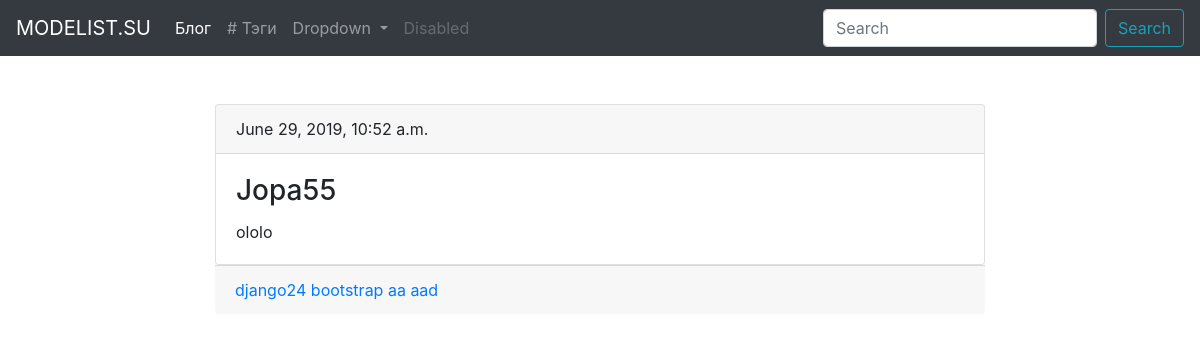
The app's page /blog/post/jopa-1561805543/ with its own data.
### blog/models.py (models this page shows, shortened)
class Post(models.Model):
    title = models.CharField(max_length=150, db_index=True)
    slug = models.SlugField(max_length=150, unique=True, blank=True)
    body = models.TextField(blank=True, db_index=True)
    date_pub = models.DateTimeField(auto_now_add=True)
    tags = models.ManyToManyField('Tag', related_name='posts', blank=True)

class Tag(models.Model):
    title = models.CharField(max_length=50)
    slug = models.SlugField(max_length=50, unique=True)
    def get_absolute_url(self):
        return reverse('tag_detail_url', kwargs={'slug': self.slug})

### blog/views.py (the view)
# urls.py: path('post/<str:slug>/', PostDetail.as_view(), name='post_detail_url'),
class PostDetail(View):
    def get(self, request, slug):
        post = get_object_or_404(Post, slug__iexact=slug)
        return render(request, 'blog/post_detail.html', context={'post': post})

### blog/templates/blog/post_detail.html (shortened to what this page needs)
{% extends 'blog/blog_main.html' %}
{% block content %}
    <div class="card">
      <h7 class="card-header">{{ post.date_pub }}</h7>
      <div class="card-body">
        <h3 class="card-title">{{ post.title }}</h3>
        <p class="card-text">{{ post.body }}</p>
      </div>
    </div>
    <div class="card-footer text-muted">
    {% for tag in post.tags.all %}
        <a href="{{ tag.get_absolute_url }}">{{ tag.title }}</a>
    {% endfor %}
    </div>
{% endblock %}

### records on screen
Post: date_pub "June 29, 2019, 10:52 a.m.", title "Jopa55", body "ololo"
Tag: title "django24"
Tag: title "bootstrap"
Tag: title "aa"
Tag: title "aad"
